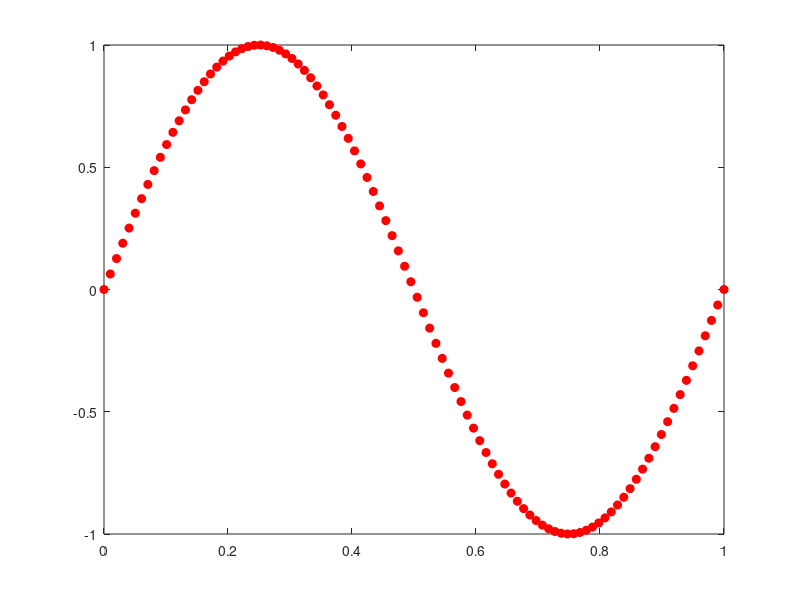

MATLAB code to generate this figure:
%claring the workspaces
clc;%clear all;close all;

%defining the variables
xmin=0;    %minimum value of x
xmax=1;    %maximum value of x
N=100;     %no of nodes 
dt=0.001;  %timestep
t=0;       %time
tmax=1;    %maximum value of t 
a=1;       %velocity


%descritize the domain 
dx=(xmax-xmin)/(N-1);
x=xmin: dx: xmax;

A=load('lax_friedrich.txt');
[m,n]=size(A);

for i=1:m

    u=A(i,:);
    %plot solution 
    plot(x,u,'ro','markerfacecolor','r');
    axis([0,1,-1,1]);
    shg;
    pause(dt);
    
end